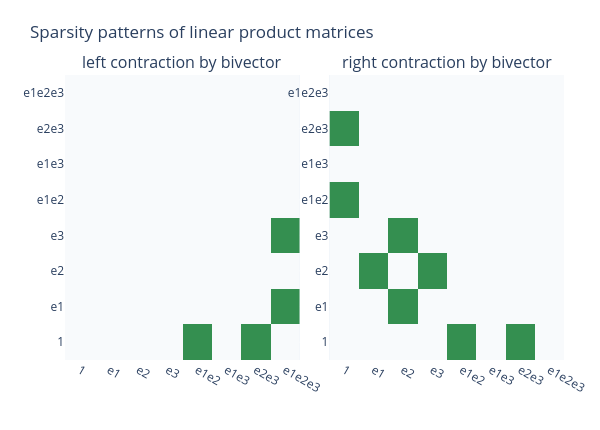

The notebook cell this image was saved under:
### Markdown cell above
## Left And Right Contraction Matrices

Contractions are not interchangeable names for the same operation. In this notebook the left contraction of a homogeneous left blade into a homogeneous right blade keeps the grade `grade(right) - grade(left)` part of their geometric product, and only when that grade is possible. The right contraction keeps `grade(left) - grade(right)` instead. Once multivectors contain several grades, the product is computed by distributing across homogeneous basis blades and applying the rule term by term.

A familiar vector identity becomes an implementation check. For a vector `a` and a blade `B`, the geometric product splits into a grade-lowering part and a grade-raising part: `a * B = left_contraction(a, B) + outer(a, B)`. This check is intentionally limited to a vector on the left and a homogeneous blade on the right. A general multivector product is a sum of many grade interactions, so the same two-term split is not a universal matrix identity.

The cell below works that vector-blade case and then contrasts the matrices for left and right contraction using the same fixed left bivector. If the two matrices were accidentally implemented with the same grade selection, this cell would fail.

### Code cell
a_vector = algebra.vector([0.75, -1.25, 0.5])
B_blade = 1.4 * algebra.basis_dense(0b011) - 0.8 * algebra.basis_dense(0b101)

vector_blade_gp = algebra.dense_product(a_vector, B_blade, kind="geometric")
vector_blade_lc = algebra.dense_product(a_vector, B_blade, kind="left_contraction")
vector_blade_op = algebra.dense_product(a_vector, B_blade, kind="outer")
assert np.allclose(vector_blade_gp, vector_blade_lc + vector_blade_op)

fixed_bivector = 1.2 * algebra.basis_dense(0b011) + 0.7 * algebra.basis_dense(0b110)
left_contract_matrix = algebra.left_operator_matrix(fixed_bivector, kind="left_contraction")
right_contract_matrix = algebra.left_operator_matrix(fixed_bivector, kind="right_contraction")
assert not np.allclose(left_contract_matrix, right_contract_matrix)

contraction_rows = {
    "a_times_B": algebra.coefficient_rows(vector_blade_gp),
    "left_contraction_a_B": algebra.coefficient_rows(vector_blade_lc),
    "outer_a_B": algebra.coefficient_rows(vector_blade_op),
    "right_contraction_matrix_entries": matrix_entry_rows(algebra, right_contract_matrix)[:24],
}
contraction_path = save_json(contraction_rows, TABLES / "contraction-worked-example.json")
contraction_sparsity_path = save_plotly_html(
    sparsity_comparison_figure(
        algebra,
        {
            "left contraction by bivector": left_contract_matrix,
            "right contraction by bivector": right_contract_matrix,
        },
    ),
    FIGURES / "left-right-contraction-sparsity.html",
)

display(Markdown("**Vector-blade split**\n\n" + markdown_table(contraction_rows["a_times_B"], ["label", "grade", "coefficient"])))
print(rel(contraction_path))
print(rel(contraction_sparsity_path))
sparsity_comparison_figure(
    algebra,
    {
        "left contraction by bivector": left_contract_matrix,
        "right contraction by bivector": right_contract_matrix,
    },
)

### Figure 1 — Plotly figure (JSON) as saved in the notebook; plotly's stock layout.template omitted (floating-point values rounded to 4 significant figures)
{"data": [{"colorscale": [[0.0, "#f8fafc"], [1.0, "#348f50"]], "hovertemplate": "row %{y}<br>col %{x}<br>nonzero %{z}<extra></extra>", "showscale": false, "type": "heatmap", "x": ["1", "e1", "e2", "e3", "e1e2", "e1e3", "e2e3", "e1e2e3"], "xaxis": "x", "y": ["1", "e1", "e2", "e3", "e1e2", "e1e3", "e2e3", "e1e2e3"], "yaxis": "y", "z": [[0.0, 0.0, 0.0, 0.0, 1.0, 0.0, 1.0, 0.0], [0.0, 0.0, 0.0, 0.0, 0.0, 0.0, 0.0, 1.0], [0.0, 0.0, 0.0, 0.0, 0.0, 0.0, 0.0, 0.0], [0.0, 0.0, 0.0, 0.0, 0.0, 0.0, 0.0, 1.0], [0.0, 0.0, 0.0, 0.0, 0.0, 0.0, 0.0, 0.0], [0.0, 0.0, 0.0, 0.0, 0.0, 0.0, 0.0, 0.0], [0.0, 0.0, 0.0, 0.0, 0.0, 0.0, 0.0, 0.0], [0.0, 0.0, 0.0, 0.0, 0.0, 0.0, 0.0, 0.0]]}, {"colorscale": [[0.0, "#f8fafc"], [1.0, "#348f50"]], "hovertemplate": "row %{y}<br>col %{x}<br>nonzero %{z}<extra></extra>", "showscale": false, "type": "heatmap", "x": ["1", "e1", "e2", "e3", "e1e2", "e1e3", "e2e3", "e1e2e3"], "xaxis": "x2", "y": ["1", "e1", "e2", "e3", "e1e2", "e1e3", "e2e3", "e1e2e3"], "yaxis": "y2", "z": [[0.0, 0.0, 0.0, 0.0, 1.0, 0.0, 1.0, 0.0], [0.0, 0.0, 1.0, 0.0, 0.0, 0.0, 0.0, 0.0], [0.0, 1.0, 0.0, 1.0, 0.0, 0.0, 0.0, 0.0], [0.0, 0.0, 1.0, 0.0, 0.0, 0.0, 0.0, 0.0], [1.0, 0.0, 0.0, 0.0, 0.0, 0.0, 0.0, 0.0], [0.0, 0.0, 0.0, 0.0, 0.0, 0.0, 0.0, 0.0], [1.0, 0.0, 0.0, 0.0, 0.0, 0.0, 0.0, 0.0], [0.0, 0.0, 0.0, 0.0, 0.0, 0.0, 0.0, 0.0]]}], "layout": {"annotations": [{"font": {"size": 16}, "showarrow": false, "text": "left contraction by bivector", "x": 0.235, "xanchor": "center", "xref": "paper", "y": 1.0, "yanchor": "bottom", "yref": "paper"}, {"font": {"size": 16}, "showarrow": false, "text": "right contraction by bivector", "x": 0.765, "xanchor": "center", "xref": "paper", "y": 1.0, "yanchor": "bottom", "yref": "paper"}], "height": 430, "margin": {"b": 70, "l": 65, "r": 20, "t": 75}, "title": {"text": "Sparsity patterns of linear product matrices"}, "width": 600, "xaxis": {"anchor": "y", "domain": [0.0, 0.47]}, "xaxis2": {"anchor": "y2", "domain": [0.53, 1.0]}, "yaxis": {"anchor": "x", "domain": [0.0, 1.0]}, "yaxis2": {"anchor": "x2", "domain": [0.0, 1.0]}}}
